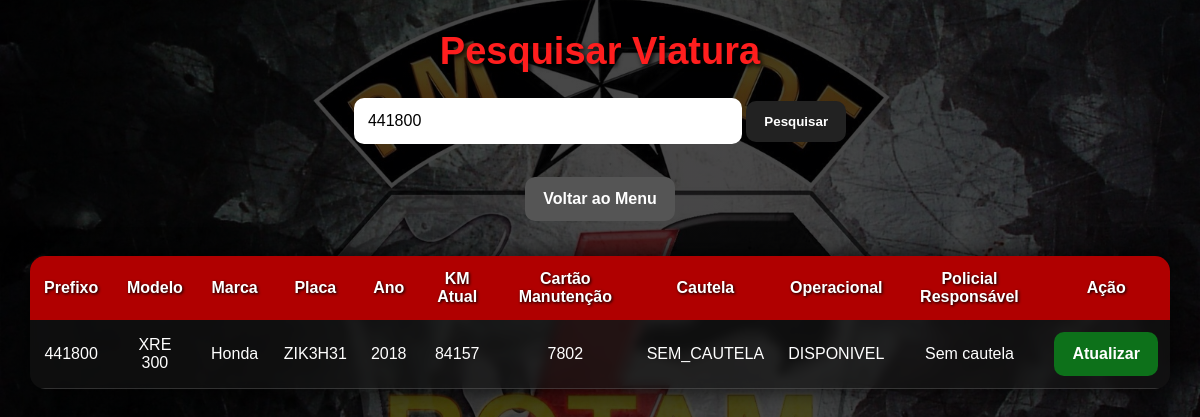
/php/pesquisar_viatura.php?busca=441800, run on the app's committed database.
### tables this page shows
CREATE TABLE IF NOT EXISTS viaturas (
    id_vtr INT AUTO_INCREMENT PRIMARY KEY,
    prefixo_vtr VARCHAR(10) NOT NULL UNIQUE,
    modelo_vtr VARCHAR(50) NOT NULL,
    marca_vtr VARCHAR(50),
    placa_vtr VARCHAR(8) NOT NULL UNIQUE,
    ano_modelo YEAR,
    km_atual INT DEFAULT 0,
    cartao_manutencao VARCHAR(16),

    situacao_cautela VARCHAR(20) DEFAULT 'SEM_CAUTELA',
    situacao_operacional VARCHAR(20) DEFAULT 'DISPONIVEL',

    observacao TEXT
);

### php/pesquisar_viatura.php (the view, shortened to what this page needs)
<?php
$conn = new mysqli("localhost", "root", "", "cadastro_viatura_rotam");
$busca = "";
if (isset($_GET['busca'])) {
    $busca = $_GET['busca'];
}
$sql = "SELECT
            viaturas.id_vtr,
            viaturas.prefixo_vtr,
            viaturas.modelo_vtr,
            viaturas.marca_vtr,
            viaturas.placa_vtr,
            viaturas.ano_modelo,
            viaturas.km_atual,
            viaturas.cartao_manutencao,
            viaturas.situacao_cautela,
            viaturas.situacao_operacional,
            policiais.posto_graduacao_pol,
            policiais.nome_guerra_pol
        FROM viaturas
        LEFT JOIN cautela_vtr
            ON viaturas.id_vtr = cautela_vtr.id_vtr
            AND cautela_vtr.data_devolucao IS NULL
        LEFT JOIN policiais
            ON cautela_vtr.id_pol = policiais.id_pol
        WHERE
            viaturas.prefixo_vtr LIKE '%$busca%' OR
            viaturas.placa_vtr LIKE '%$busca%' OR
            viaturas.modelo_vtr LIKE '%$busca%'
        ORDER BY viaturas.prefixo_vtr";
$resultado = $conn->query($sql);
?>
<!DOCTYPE html>
<html lang="pt-br">
<head>
</head>
<body>
    <h1>Pesquisar Viatura</h1>
    <form method="GET">
        <input type="text" name="busca" placeholder="Digite prefixo, placa ou modelo" value="<?php echo $busca; ?>">
        <button type="submit">Pesquisar</button>
    </form>
    <br>
    <a class="voltar" href="menu.php">Voltar ao Menu</a>
    <table>
        <tr>
            <th>Prefixo</th>
            <th>Modelo</th>
            <th>Marca</th>
            <th>Placa</th>
            <th>Ano</th>
            <th>KM Atual</th>
            <th>Cartão Manutenção</th>
            <th>Cautela</th>
            <th>Operacional</th>
            <th>Policial Responsável</th>
            <th>Ação</th>
        </tr>
        <?php while ($linha = $resultado->fetch_assoc()) { ?>
            <tr>
                <td><?php echo $linha['prefixo_vtr']; ?></td>
                <td><?php echo $linha['modelo_vtr']; ?></td>
                <td><?php echo $linha['marca_vtr']; ?></td>
                <td><?php echo $linha['placa_vtr']; ?></td>
                <td><?php echo $linha['ano_modelo']; ?></td>
                <td><?php echo $linha['km_atual']; ?></td>
                <td><?php echo $linha['cartao_manutencao']; ?></td>
                <td><?php echo $linha['situacao_cautela']; ?></td>
                <td><?php echo $linha['situacao_operacional']; ?></td>
                <td>
                    <?php
                    if ($linha['nome_guerra_pol']) {
                        echo $linha['posto_graduacao_pol'] . " " . $linha['nome_guerra_pol'];
                    } else {
                        echo "Sem cautela";
                    }
                    ?>
                </td>
                <td>
                    <a class="atualizar" href="atualizar_viatura.php?id=<?php echo $linha['id_vtr']; ?>">
                        Atualizar
                    </a>
                </td>
            </tr>
        <?php } ?>
    </table>
</body>
</html>

### php/pesquisar_viatura.php (style rules this page uses)
body { margin: 0; padding: 0; font-family: Arial, sans-serif; background-image: linear-gradient(rgba(0, 0, 0, 0.72), rgba(0, 0, 0, 0.72)), url('../imagens/escudo.jpg'); background-repeat: no-repeat; background-size: cover; background-position: center; background-attachment: fixed; min-height: 100vh; color: white; text-align: center; }
h1 { color: #ff1e1e; text-shadow: 2px 2px 5px black; margin-top: 30px; font-size: 38px; }
form { margin-top: 20px; }
input { padding: 14px; width: 360px; border: none; border-radius: 10px; font-size: 16px; outline: none; }
button, a { padding: 13px 18px; background-color: #222; color: white; text-decoration: none; border: none; border-radius: 10px; cursor: pointer; font-weight: bold; transition: 0.3s; }
.voltar { background-color: #555; display: inline-block; margin-top: 15px; }
.atualizar { background-color: #0d711a; display: inline-block; }
table { width: 95%; margin: 35px auto; border-collapse: collapse; background: rgba(0, 0, 0, 0.65); backdrop-filter: blur(5px); border-radius: 15px; overflow: hidden; box-shadow: 0 0 25px rgba(0, 0, 0, 0.8); }
th { background-color: #b00000; color: white; padding: 14px; font-size: 16px; text-shadow: 1px 1px 3px black; }
td { padding: 12px; border-bottom: 1px solid rgba(255, 255, 255, 0.15); color: white; }
tr:nth-child(even) { background-color: rgba(255, 255, 255, 0.05); }

### data on the page
viaturas: prefixo_vtr "441800", modelo_vtr "XRE 300", marca_vtr "Honda", placa_vtr "ZIK3H31", ano_modelo "2018", km_atual "84157", cartao_manutencao "7802", situacao_cautela "SEM_CAUTELA", situacao_operacional "DISPONIVEL"
